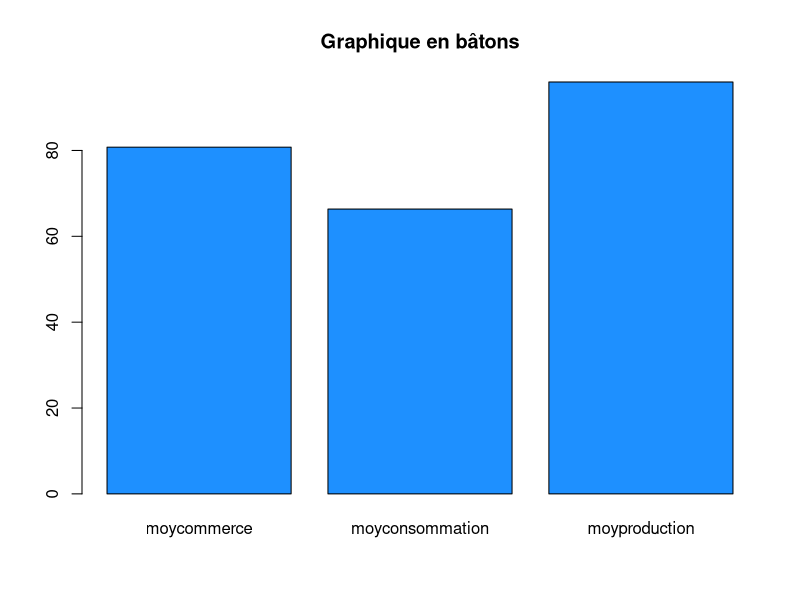

The R script that drew this image:
#####Importation des données du fichier CreditBancaire###
df<-read.csv("CreditBancaire.csv")

#####Calcul de la moyenne du crédit####
mean(df$Credit)

#####Calcul de la moyenne du nombre de jours de retard######
mean(df$Jours)

#### Calcul de la moyenne du nombre de jours de retard par type de crédit####
moycommerce<-mean(df$Jours[df$Type=="Commerce"])
moyconsommation<-mean(df$Jours[df$Type=="Consommation"])
moyproduction<-mean(df$Jours[df$Type=="Production"])

##Mettons les moyennes sous formes de matrices pour la réalisation du graphe#
Graphe<-cbind(moycommerce,moyconsommation,moyproduction)

####### Réalisation du graphique en bâton####
barplot(Graphe,main = "Graphique en bâtons",col = "dodger blue")
